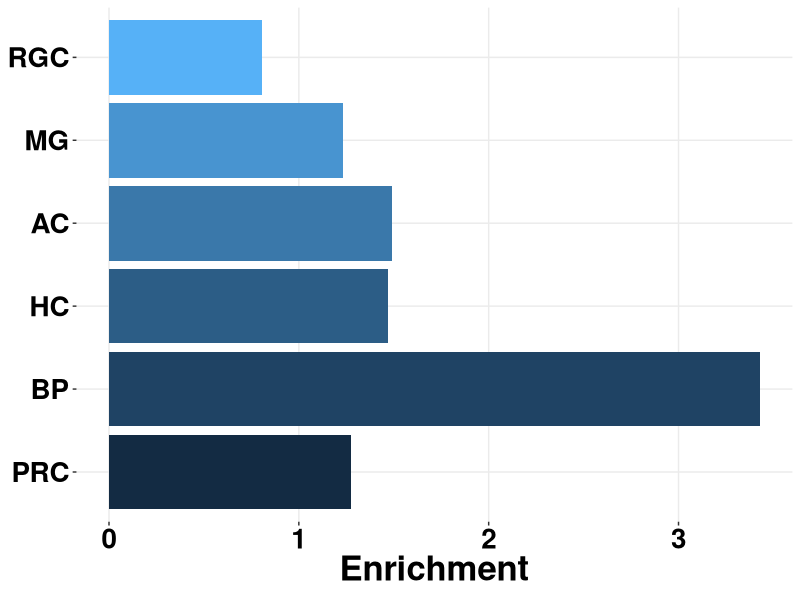

This chart was generated by the following R code: (Note: this script raises an error after producing the figure.)
setwd("K:/Collaborations/Mauricio_Martins/KLF4_overlap_genes")

library(ggplot2)
library(reshape2)
library(RColorBrewer)
library(gridExtra)
library(dplyr)
library(limma)
library(ggrepel)
library(VennDiagram)
library(gplots)
library(data.table)




gene_table <- fread("summary comparison with single cell RNAseq.txt", sep = "\t", stringsAsFactors = FALSE, data.table = F, check.names = T)


gene_table[1, 3] <- 155





gene_table$p <- phyper(gene_table$overlap-1,
                        gene_table$cell.type.dataset,
                        23000-gene_table$cell.type.dataset,
                        gene_table$Klf4.dataset,
                        lower.tail = FALSE, log.p = FALSE)



gene_table$adjusted <-  p.adjust(gene_table$p, method="BH")







bar_plot <- ggplot(gene_table, aes(x=V1, y=enrichment)) +
  
  geom_bar(stat='identity', aes(fill = V1)) +
  
  annotate("text", x = "RGC", y = gene_table[gene_table$V1 == "RGC", "enrichment"],
           label = paste0("p.value <= ",round(gene_table[gene_table$V1 == "RGC", "p"], digits = 5)),
           hjust = 1,
           size = 7,
           fontface = "bold",
           color = rgb(0,0,0,1)) +
  
  coord_flip() + 
  ylab("Enrichment") +
  scale_x_discrete(limits=c("PRC","BP","HC","AC","MG","RGC")) +
  theme_bw() +
  theme(panel.border = element_blank(),
    legend.position = "none",
        panel.grid.minor = element_blank(),
        axis.title.x = element_text(face="bold",
                                    size=25,
                                    hjust = 0.5,
                                    vjust = 1.5),
        axis.text.x  = element_text(face = "bold",
                                    color = "black",
                                    angle=0, 
                                    vjust=1,
                                    size=20),
        axis.title.y = element_blank(),
        axis.text.y  = element_text(face = "bold",
                                    color = "black",
                                    angle=0, 
                                    vjust=.5,
                                    size=20))



png("barplot.png", width = 1000, height = 500, pointsize = 25)
grid.arrange(bar_plot, ncol=1)
dev.off()

rm(bar_plot)



names(gene_table) <- c("","cell.type", "cell.type.dataset", "Klf4.dataset", "overlap", "Genome", "enrichment", "p", "adjusted")

write.table(gene_table, file = "summary comparison with single cell RNAseq.txt", sep = "\t", na = "", quote = F)
